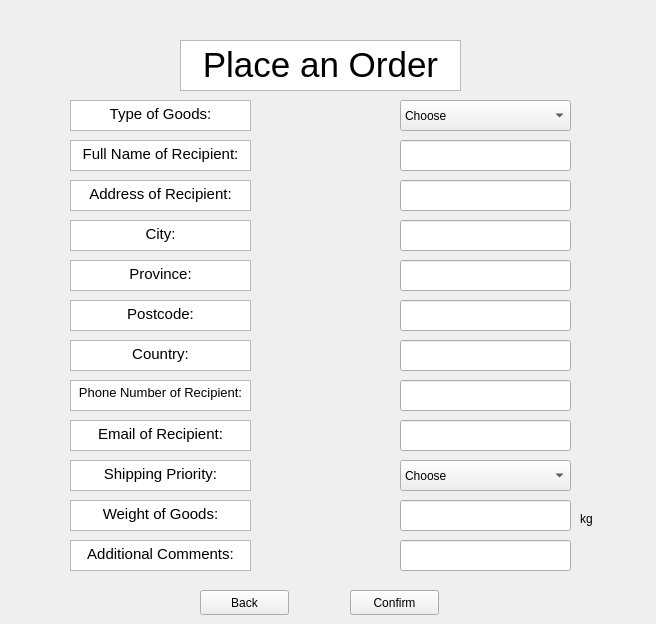
    <widget class="QWidget" name="customerPlaceOrder">
     <widget class="QLineEdit" name="placeOrderPhoneNumber">
      <property name="geometry">
       <rect>
        <x>400</x>
        <y>380</y>
        <width>171</width>
        <height>31</height>
       </rect>
      </property>
     </widget>
     <widget class="QLineEdit" name="placeOrderCountry">
      <property name="geometry">
       <rect>
        <x>400</x>
        <y>340</y>
        <width>171</width>
        <height>31</height>
       </rect>
      </property>
     </widget>
     <widget class="QTextBrowser" name="textBrowser_18">
      <property name="geometry">
       <rect>
        <x>70</x>
        <y>460</y>
        <width>181</width>
        <height>31</height>
       </rect>
      </property>
      <property name="html">
       <string>&lt;!DOCTYPE HTML PUBLIC &quot;-//W3C//DTD HTML 4.0//EN&quot; &quot;http://www.w3.org/TR/REC-html40/strict.dtd&quot;&gt;
&lt;html&gt;&lt;head&gt;&lt;meta name=&quot;qrichtext&quot; content=&quot;1&quot; /&gt;&lt;meta charset=&quot;utf-8&quot; /&gt;&lt;style type=&quot;text/css&quot;&gt;
p, li { white-space: pre-wrap; }
&lt;/style&gt;&lt;/head&gt;&lt;body style=&quot; font-family:'Ubuntu'; font-size:11pt; font-weight:400; font-style:normal;&quot;&gt;
&lt;p align=&quot;center&quot; style=&quot; margin-top:0px; margin-bottom:0px; margin-left:0px; margin-right:0px; -qt-block-indent:0; text-indent:0px;&quot;&gt;Shipping Priority:&lt;/p&gt;&lt;/body&gt;&lt;/html&gt;</string>
      </property>
     </widget>
     <widget class="QTextBrowser" name="textBrowser_10">
      <property name="geometry">
       <rect>
        <x>70</x>
        <y>300</y>
        <width>181</width>
        <height>31</height>
       </rect>
      </property>
      <property name="html">
       <string>&lt;!DOCTYPE HTML PUBLIC &quot;-//W3C//DTD HTML 4.0//EN&quot; &quot;http://www.w3.org/TR/REC-html40/strict.dtd&quot;&gt;
&lt;html&gt;&lt;head&gt;&lt;meta name=&quot;qrichtext&quot; content=&quot;1&quot; /&gt;&lt;meta charset=&quot;utf-8&quot; /&gt;&lt;style type=&quot;text/css&quot;&gt;
p, li { white-space: pre-wrap; }
&lt;/style&gt;&lt;/head&gt;&lt;body style=&quot; font-family:'Ubuntu'; font-size:11pt; font-weight:400; font-style:normal;&quot;&gt;
&lt;p align=&quot;center&quot; style=&quot; margin-top:0px; margin-bottom:0px; margin-left:0px; margin-right:0px; -qt-block-indent:0; text-indent:0px;&quot;&gt;Postcode:&lt;/p&gt;&lt;/body&gt;&lt;/html&gt;</string>
      </property>
     </widget>
     <widget class="QComboBox" name="placeOrderTypeOfGoods">
      <property name="geometry">
       <rect>
        <x>400</x>
        <y>100</y>
        <width>171</width>
        <height>31</height>
       </rect>
      </property>
      <item>
       <property name="text">
        <string>Choose</string>
       </property>
      </item>
      <item>
       <property name="text">
        <string>Vehicles</string>
       </property>
      </item>
      <item>
       <property name="text">
        <string>Animals</string>
       </property>
      </item>
      <item>
       <property name="text">
        <string>Household</string>
       </property>
      </item>
      <item>
       <property name="text">
        <string>Freight</string>
       </property>
      </item>
     </widget>
     <widget class="QTextBrowser" name="textBrowser_11">
      <property name="geometry">
       <rect>
        <x>70</x>
        <y>340</y>
        <width>181</width>
        <height>31</height>
       </rect>
      </property>
      <property name="html">
       <string>&lt;!DOCTYPE HTML PUBLIC &quot;-//W3C//DTD HTML 4.0//EN&quot; &quot;http://www.w3.org/TR/REC-html40/strict.dtd&quot;&gt;
&lt;html&gt;&lt;head&gt;&lt;meta name=&quot;qrichtext&quot; content=&quot;1&quot; /&gt;&lt;meta charset=&quot;utf-8&quot; /&gt;&lt;style type=&quot;text/css&quot;&gt;
p, li { white-space: pre-wrap; }
&lt;/style&gt;&lt;/head&gt;&lt;body style=&quot; font-family:'Ubuntu'; font-size:11pt; font-weight:400; font-style:normal;&quot;&gt;
&lt;p align=&quot;center&quot; style=&quot; margin-top:0px; margin-bottom:0px; margin-left:0px; margin-right:0px; -qt-block-indent:0; text-indent:0px;&quot;&gt;Country:&lt;/p&gt;&lt;/body&gt;&lt;/html&gt;</string>
      </property>
     </widget>
     <widget class="QLineEdit" name="placeOrderEmail">
      <property name="geometry">
       <rect>
        <x>400</x>
        <y>420</y>
        <width>171</width>
        <height>31</height>
       </rect>
      </property>
     </widget>
     <widget class="QTextBrowser" name="textBrowser_12">
      <property name="geometry">
       <rect>
        <x>70</x>
        <y>380</y>
        <width>181</width>
        <height>31</height>
       </rect>
      </property>
      <property name="html">
       <string>&lt;!DOCTYPE HTML PUBLIC &quot;-//W3C//DTD HTML 4.0//EN&quot; &quot;http://www.w3.org/TR/REC-html40/strict.dtd&quot;&gt;
&lt;html&gt;&lt;head&gt;&lt;meta name=&quot;qrichtext&quot; content=&quot;1&quot; /&gt;&lt;meta charset=&quot;utf-8&quot; /&gt;&lt;style type=&quot;text/css&quot;&gt;
p, li { white-space: pre-wrap; }
&lt;/style&gt;&lt;/head&gt;&lt;body style=&quot; font-family:'Ubuntu'; font-size:11pt; font-weight:400; font-style:normal;&quot;&gt;
&lt;p align=&quot;center&quot; style=&quot; margin-top:0px; margin-bottom:0px; margin-left:0px; margin-right:0px; -qt-block-indent:0; text-indent:0px;&quot;&gt;&lt;span style=&quot; font-size:10pt;&quot;&gt;Phone Number of Recipient:&lt;/span&gt;&lt;/p&gt;&lt;/body&gt;&lt;/html&gt;</string>
      </property>
     </widget>
     <widget class="QTextBrowser" name="textBrowser_15">
      <property name="geometry">
       <rect>
        <x>70</x>
        <y>500</y>
        <width>181</width>
        <height>31</height>
       </rect>
      </property>
      <property name="html">
       <string>&lt;!DOCTYPE HTML PUBLIC &quot;-//W3C//DTD HTML 4.0//EN&quot; &quot;http://www.w3.org/TR/REC-html40/strict.dtd&quot;&gt;
&lt;html&gt;&lt;head&gt;&lt;meta name=&quot;qrichtext&quot; content=&quot;1&quot; /&gt;&lt;meta charset=&quot;utf-8&quot; /&gt;&lt;style type=&quot;text/css&quot;&gt;
p, li { white-space: pre-wrap; }
&lt;/style&gt;&lt;/head&gt;&lt;body style=&quot; font-family:'Ubuntu'; font-size:11pt; font-weight:400; font-style:normal;&quot;&gt;
&lt;p align=&quot;center&quot; style=&quot; margin-top:0px; margin-bottom:0px; margin-left:0px; margin-right:0px; -qt-block-indent:0; text-indent:0px;&quot;&gt;Weight of Goods:&lt;/p&gt;&lt;/body&gt;&lt;/html&gt;</string>
      </property>
     </widget>
     <widget class="QLineEdit" name="placeOrderRecipientAddress">
      <property name="geometry">
       <rect>
        <x>400</x>
        <y>180</y>
        <width>171</width>
        <height>31</height>
       </rect>
      </property>
     </widget>
     <widget class="QTextBrowser" name="textBrowser_19">
      <property name="geometry">
       <rect>
        <x>70</x>
        <y>260</y>
        <width>181</width>
        <height>31</height>
       </rect>
      </property>
      <property name="html">
       <string>&lt;!DOCTYPE HTML PUBLIC &quot;-//W3C//DTD HTML 4.0//EN&quot; &quot;http://www.w3.org/TR/REC-html40/strict.dtd&quot;&gt;
&lt;html&gt;&lt;head&gt;&lt;meta name=&quot;qrichtext&quot; content=&quot;1&quot; /&gt;&lt;meta charset=&quot;utf-8&quot; /&gt;&lt;style type=&quot;text/css&quot;&gt;
p, li { white-space: pre-wrap; }
&lt;/style&gt;&lt;/head&gt;&lt;body style=&quot; font-family:'Ubuntu'; font-size:11pt; font-weight:400; font-style:normal;&quot;&gt;
&lt;p align=&quot;center&quot; style=&quot; margin-top:0px; margin-bottom:0px; margin-left:0px; margin-right:0px; -qt-block-indent:0; text-indent:0px;&quot;&gt;Province:&lt;/p&gt;&lt;/body&gt;&lt;/html&gt;</string>
      </property>
     </widget>
     <widget class="QLineEdit" name="placeOrderProvince">
      <property name="geometry">
       <rect>
        <x>400</x>
        <y>260</y>
        <width>171</width>
        <height>31</height>
       </rect>
      </property>
     </widget>
     <widget class="QLineEdit" name="placeOrderRecipientName">
      <property name="geometry">
       <rect>
        <x>400</x>
        <y>140</y>
        <width>171</width>
        <height>31</height>
       </rect>
      </property>
     </widget>
     <widget class="QLineEdit" name="placeOrderAdditionalComments">
      <property name="geometry">
       <rect>
        <x>400</x>
        <y>540</y>
        <width>171</width>
        <height>31</height>
       </rect>
      </property>
     </widget>
     <widget class="QTextBrowser" name="textBrowser_14">
      <property name="geometry">
       <rect>
        <x>70</x>
        <y>140</y>
        <width>181</width>
        <height>31</height>
       </rect>
      </property>
      <property name="html">
       <string>&lt;!DOCTYPE HTML PUBLIC &quot;-//W3C//DTD HTML 4.0//EN&quot; &quot;http://www.w3.org/TR/REC-html40/strict.dtd&quot;&gt;
&lt;html&gt;&lt;head&gt;&lt;meta name=&quot;qrichtext&quot; content=&quot;1&quot; /&gt;&lt;meta charset=&quot;utf-8&quot; /&gt;&lt;style type=&quot;text/css&quot;&gt;
p, li { white-space: pre-wrap; }
&lt;/style&gt;&lt;/head&gt;&lt;body style=&quot; font-family:'Ubuntu'; font-size:11pt; font-weight:400; font-style:normal;&quot;&gt;
&lt;p align=&quot;center&quot; style=&quot; margin-top:0px; margin-bottom:0px; margin-left:0px; margin-right:0px; -qt-block-indent:0; text-indent:0px;&quot;&gt;Full Name of Recipient:&lt;/p&gt;&lt;/body&gt;&lt;/html&gt;</string>
      </property>
     </widget>
     <widget class="QPushButton" name="placeOrderConfirmButton">
      <property name="geometry">
       <rect>
        <x>350</x>
        <y>590</y>
        <width>89</width>
        <height>25</height>
       </rect>
      </property>
      <property name="text">
       <string>Confirm</string>
      </property>
     </widget>
     <widget class="QPushButton" name="placeOrderBackButton">
      <property name="geometry">
       <rect>
        <x>200</x>
        <y>590</y>
        <width>89</width>
        <height>25</height>
       </rect>
      </property>
      <property name="text">
       <string>Back</string>
      </property>
     </widget>
     <widget class="QLineEdit" name="placeOrderWeight">
      <property name="geometry">
       <rect>
        <x>400</x>
        <y>500</y>
        <width>171</width>
        <height>31</height>
       </rect>
      </property>
     </widget>
     <widget class="QTextBrowser" name="textBrowser_9">
      <property name="geometry">
       <rect>
        <x>70</x>
        <y>100</y>
        <width>181</width>
        <height>31</height>
       </rect>
      </property>
      <property name="html">
       <string>&lt;!DOCTYPE HTML PUBLIC &quot;-//W3C//DTD HTML 4.0//EN&quot; &quot;http://www.w3.org/TR/REC-html40/strict.dtd&quot;&gt;
&lt;html&gt;&lt;head&gt;&lt;meta name=&quot;qrichtext&quot; content=&quot;1&quot; /&gt;&lt;meta charset=&quot;utf-8&quot; /&gt;&lt;style type=&quot;text/css&quot;&gt;
p, li { white-space: pre-wrap; }
&lt;/style&gt;&lt;/head&gt;&lt;body style=&quot; font-family:'Ubuntu'; font-size:11pt; font-weight:400; font-style:normal;&quot;&gt;
&lt;p align=&quot;center&quot; style=&quot; margin-top:0px; margin-bottom:0px; margin-left:0px; margin-right:0px; -qt-block-indent:0; text-indent:0px;&quot;&gt;Type of Goods:&lt;/p&gt;&lt;/body&gt;&lt;/html&gt;</string>
      </property>
     </widget>
     <widget class="QLineEdit" name="placeOrderCity">
      <property name="geometry">
       <rect>
        <x>400</x>
        <y>220</y>
        <width>171</width>
        <height>31</height>
       </rect>
      </property>
     </widget>
     <widget class="QLineEdit" name="placeOrderPostCode">
      <property name="geometry">
       <rect>
        <x>400</x>
        <y>300</y>
        <width>171</width>
        <height>31</height>
       </rect>
      </property>
     </widget>
     <widget class="QTextBrowser" name="textBrowser_7">
      <property name="geometry">
       <rect>
        <x>180</x>
        <y>40</y>
        <width>281</width>
        <height>51</height>
       </rect>
      </property>
      <property name="html">
       <string>&lt;!DOCTYPE HTML PUBLIC &quot;-//W3C//DTD HTML 4.0//EN&quot; &quot;http://www.w3.org/TR/REC-html40/strict.dtd&quot;&gt;
&lt;html&gt;&lt;head&gt;&lt;meta name=&quot;qrichtext&quot; content=&quot;1&quot; /&gt;&lt;meta charset=&quot;utf-8&quot; /&gt;&lt;style type=&quot;text/css&quot;&gt;
p, li { white-space: pre-wrap; }
&lt;/style&gt;&lt;/head&gt;&lt;body style=&quot; font-family:'Ubuntu'; font-size:11pt; font-weight:400; font-style:normal;&quot;&gt;
&lt;p align=&quot;center&quot; style=&quot; margin-top:0px; margin-bottom:0px; margin-left:0px; margin-right:0px; -qt-block-indent:0; text-indent:0px;&quot;&gt;&lt;span style=&quot; font-size:26pt;&quot;&gt;Place an Order&lt;/span&gt;&lt;/p&gt;&lt;/body&gt;&lt;/html&gt;</string>
      </property>
     </widget>
     <widget class="QTextBrowser" name="textBrowser_17">
      <property name="geometry">
       <rect>
        <x>70</x>
        <y>420</y>
        <width>181</width>
        <height>31</height>
       </rect>
      </property>
      <property name="html">
       <string>&lt;!DOCTYPE HTML PUBLIC &quot;-//W3C//DTD HTML 4.0//EN&quot; &quot;http://www.w3.org/TR/REC-html40/strict.dtd&quot;&gt;
&lt;html&gt;&lt;head&gt;&lt;meta name=&quot;qrichtext&quot; content=&quot;1&quot; /&gt;&lt;meta charset=&quot;utf-8&quot; /&gt;&lt;style type=&quot;text/css&quot;&gt;
p, li { white-space: pre-wrap; }
&lt;/style&gt;&lt;/head&gt;&lt;body style=&quot; font-family:'Ubuntu'; font-size:11pt; font-weight:400; font-style:normal;&quot;&gt;
&lt;p align=&quot;center&quot; style=&quot; margin-top:0px; margin-bottom:0px; margin-left:0px; margin-right:0px; -qt-block-indent:0; text-indent:0px;&quot;&gt;Email of Recipient:&lt;/p&gt;&lt;/body&gt;&lt;/html&gt;</string>
      </property>
     </widget>
     <widget class="QTextBrowser" name="textBrowser_20">
      <property name="geometry">
       <rect>
        <x>70</x>
        <y>220</y>
        <width>181</width>
        <height>31</height>
       </rect>
      </property>
      <property name="html">
       <string>&lt;!DOCTYPE HTML PUBLIC &quot;-//W3C//DTD HTML 4.0//EN&quot; &quot;http://www.w3.org/TR/REC-html40/strict.dtd&quot;&gt;
&lt;html&gt;&lt;head&gt;&lt;meta name=&quot;qrichtext&quot; content=&quot;1&quot; /&gt;&lt;meta charset=&quot;utf-8&quot; /&gt;&lt;style type=&quot;text/css&quot;&gt;
p, li { white-space: pre-wrap; }
&lt;/style&gt;&lt;/head&gt;&lt;body style=&quot; font-family:'Ubuntu'; font-size:11pt; font-weight:400; font-style:normal;&quot;&gt;
&lt;p align=&quot;center&quot; style=&quot; margin-top:0px; margin-bottom:0px; margin-left:0px; margin-right:0px; -qt-block-indent:0; text-indent:0px;&quot;&gt;City:&lt;/p&gt;&lt;/body&gt;&lt;/html&gt;</string>
      </property>
     </widget>
     <widget class="QTextBrowser" name="textBrowser_8">
      <property name="geometry">
       <rect>
        <x>70</x>
        <y>180</y>
        <width>181</width>
        <height>31</height>
       </rect>
      </property>
      <property name="html">
       <string>&lt;!DOCTYPE HTML PUBLIC &quot;-//W3C//DTD HTML 4.0//EN&quot; &quot;http://www.w3.org/TR/REC-html40/strict.dtd&quot;&gt;
&lt;html&gt;&lt;head&gt;&lt;meta name=&quot;qrichtext&quot; content=&quot;1&quot; /&gt;&lt;meta charset=&quot;utf-8&quot; /&gt;&lt;style type=&quot;text/css&quot;&gt;
p, li { white-space: pre-wrap; }
&lt;/style&gt;&lt;/head&gt;&lt;body style=&quot; font-family:'Ubuntu'; font-size:11pt; font-weight:400; font-style:normal;&quot;&gt;
&lt;p align=&quot;center&quot; style=&quot; margin-top:0px; margin-bottom:0px; margin-left:0px; margin-right:0px; -qt-block-indent:0; text-indent:0px;&quot;&gt;Address of Recipient:&lt;/p&gt;&lt;/body&gt;&lt;/html&gt;</string>
      </property>
     </widget>
     <widget class="QTextBrowser" name="textBrowser_13">
      <property name="geometry">
       <rect>
        <x>70</x>
        <y>540</y>
        <width>181</width>
        <height>31</height>
       </rect>
      </property>
      <property name="html">
       <string>&lt;!DOCTYPE HTML PUBLIC &quot;-//W3C//DTD HTML 4.0//EN&quot; &quot;http://www.w3.org/TR/REC-html40/strict.dtd&quot;&gt;
&lt;html&gt;&lt;head&gt;&lt;meta name=&quot;qrichtext&quot; content=&quot;1&quot; /&gt;&lt;meta charset=&quot;utf-8&quot; /&gt;&lt;style type=&quot;text/css&quot;&gt;
p, li { white-space: pre-wrap; }
&lt;/style&gt;&lt;/head&gt;&lt;body style=&quot; font-family:'Ubuntu'; font-size:11pt; font-weight:400; font-style:normal;&quot;&gt;
&lt;p align=&quot;center&quot; style=&quot; margin-top:0px; margin-bottom:0px; margin-left:0px; margin-right:0px; -qt-block-indent:0; text-indent:0px;&quot;&gt;Additional Comments:&lt;/p&gt;&lt;/body&gt;&lt;/html&gt;</string>
      </property>
     </widget>
     <widget class="QComboBox" name="placeOrderShippingPriority">
      <property name="geometry">
       <rect>
        <x>400</x>
        <y>460</y>
        <width>171</width>
        <height>31</height>
       </rect>
      </property>
      <item>
       <property name="text">
        <string>Choose</string>
       </property>
      </item>
      <item>
       <property name="text">
        <string>1 - Slowest</string>
       </property>
      </item>
      <item>
       <property name="text">
        <string>2 - Normal</string>
       </property>
      </item>
      <item>
       <property name="text">
        <string>3 - Fastest</string>
       </property>
      </item>
     </widget>
     <widget class="QLabel" name="label_25">
      <property name="geometry">
       <rect>
        <x>580</x>
        <y>510</y>
        <width>67</width>
        <height>17</height>
       </rect>
      </property>
      <property name="text">
       <string>kg</string>
      </property>
     </widget>
    </widget>
